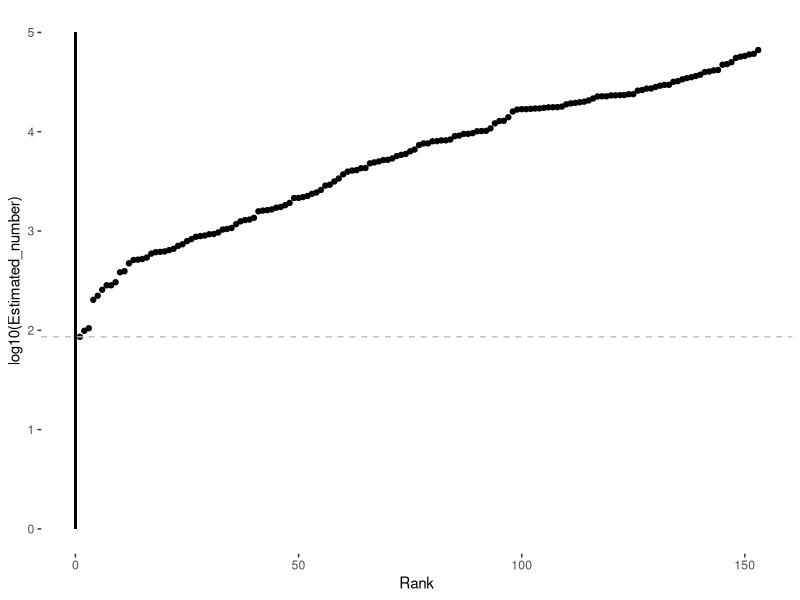

Source code (R):
#Rank plot of variants restricted in one hemisphere

library(ggplot2)

raw<-read.csv(file="left_right_violins.csv",header=T)
raw2<-raw[raw$Group=="Lower",]

quantile(raw2$Estimated_number,probs=c(0,0.025,0.05,0.95,0.975,1))
##     0%    2.5%      5%     95%   97.5%    100% 
##   86.0   219.0   296.6 47569.8 57176.2 66441.0
   
ggplot(raw2,aes(x=Rank,y=log10(Estimated_number)))+
	geom_point()+
	geom_segment(aes(x = 0, y = 0, xend = 0, yend = 5),color="black")+
	theme_classic()+
	geom_hline(yintercept=log10(86),linetype=2,col="grey")+
	theme(axis.line=element_blank())
